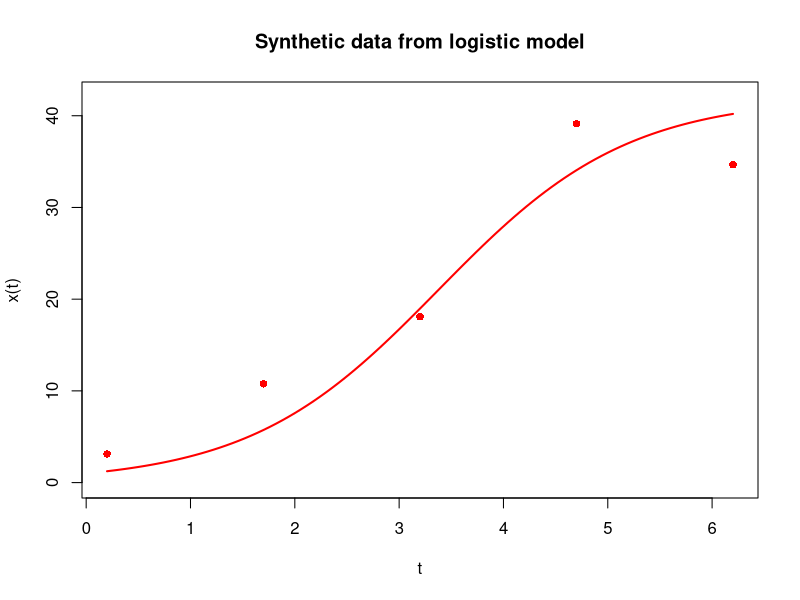
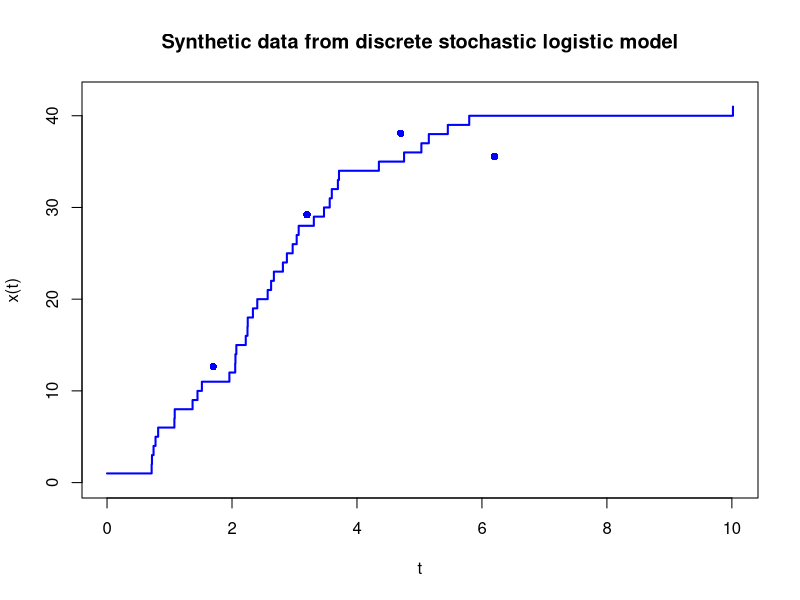
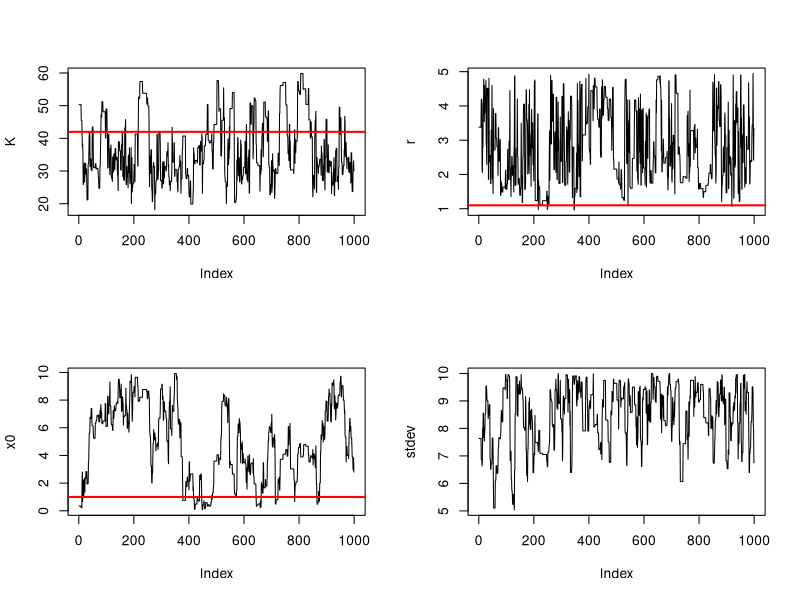

Reproduce these figures in R, in order. (Note: this script raises an error after producing the figures.)
library(MASS)
library(parallel)

set.seed(666)

# Analytic solution of logistic model of population dynamics
logistic = function(K,r,x0,t) (K*x0*exp(r*t))/(K+x0*(exp(r*t)-1))

#library(Rcpp)
#cppFunction('NumericVector logistic(float K, float r, float x0, NumericVector t){
#  NumericVector x = (K*x0*exp(r*t))/(K+x0*(exp(r*t)-1.0));
#  return x;
#}')

# Discrete stochastic simulation of logistic model adapted from http://lwlss.net/talks/discstoch/
simDSLogistic=function(K,r,N0){
  if(N0>=K) return(data.frame(t=c(0,Inf),c=c(N0,N0)))
  unifs=runif(K-N0)
  clist=(N0+1):K
  dts=-log(1-unifs)/(r*clist*(1-clist/K))
  return(data.frame(t=c(0,cumsum(dts)),c=c(N0,clist)))
}

# pfMLLik
# Particle filter for unbiased estimate of marginal likelihood (logged)
# Adapted from Stochastic Modelling for Systems Biology (3rd Ed.) by Darren Wilkinson

pfMLLik_gen = function (n, simx0, t0, stepFun, dataLik, data) {
  times = c(t0, as.numeric(rownames(data)))
  deltas = diff(times)
  return(function(th) {
    xmat = as.matrix(simx0(n, t0))
    ll = 0
    for (i in 1:length(deltas)) {
      xmat[] = apply(xmat[,drop=FALSE], 1, stepFun, t0 = times[i], deltat = deltas[i], th)
      lw = apply(xmat[,drop=FALSE], 1, dataLik, t = times[i + 1], y = data[i,], th)
      m = max(lw)
      rw = lw - m
      sw = exp(rw)
      ll = ll + m + log(mean(sw))
      rows = sample(1:n, n, replace = TRUE, prob = sw)
      xmat[] = xmat[rows,]
    }
    ll
  })
}

# Log likelihood calcuated directly from analytical solution (only possible because of simple model)
regularMLLik = function(dat){
  return(function(th)  sum(log(dnorm(dat$x,mean=logistic(th[["K"]],th[["r"]],th[["x0"]],as.numeric(rownames(dat))),sd=th[["stdev"]]))))
}

# Generate and visualise synthetic observations (and "true" dynamics) from logistic model
th = c(K=42,r=1.1,x0=1,stdev=2.5)

times = seq(0.2,7,1.5)
dat = data.frame(x = sapply(logistic(th[["K"]],th[["r"]],th[["x0"]],times),function(y) rnorm(1,y,th[["stdev"]])))
rownames(dat) = times

plot(dat$x~times,xlab="t",ylab="x(t)",main="Synthetic data from logistic model",ylim=c(0,th[["K"]]),pch=16,col="red")
newf = function(x) logistic(th[["K"]],th[["r"]],th[["x0"]],x)
curve(newf,from=min(times),to=max(times),col="red",lwd=2,add=TRUE)

# Generate and visualise synthetic observations (and "true" dynamics) from DSLM

dsl = simDSLogistic(th[["K"]],th[["r"]],th[["x0"]])
dsl_curve = approxfun(dsl$t,dsl$c,method="constant")
dat_dsl = data.frame(x = sapply(dsl_curve(times),function(y) rnorm(1,y,th[["stdev"]])))
rownames(dat_dsl)=times

plot(dsl$t,dsl$c,type="s",col="blue",lwd=2,xlab="t",ylab="x(t)",main="Synthetic data from discrete stochastic logistic model",ylim=c(0,th[["K"]]))
points(dat_dsl$x~times,pch=16,col="blue")

stepLogistic = function(x0, t0, deltat, th) logistic(th[["K"]],th[["r"]],th[["x0"]],deltat)

stepDSL = function(x0, t0, deltat, th){
  dsl = simDSLogistic(th[["K"]],th[["r"]],x0)
  if(deltat<=max(dsl$t)){
    dsl$c[which(dsl$t>deltat)[1]]
  }else{
    th[["K"]]
  }
}

simx0 = function(n, t0, th) rlnorm(n, meanlog=0,sdlog=2.5)
simx0 = function(n, t0, th) runif(n, 0, 1.5)
simx0 = function(n, t0, th) sample(1:4,n,replace=TRUE)

dataLik = function(x, t, y, th) sum(dnorm(y, x, th[["stdev"]],log=TRUE))

mLLik = pfMLLik_gen(100,simx0,0,stepLogistic,dataLik,dat_dsl)
#mLLik = regularMLLik(dat)
#mLLik = pfMLLik_gen(100,simx0,0,stepDSL,dataLik,dat_dsl)

priorlik = function(th){
  pK = dnorm(th[["K"]],mean=20,sd=20)
  pr = dnorm(th[["r"]],mean=2,sd=0.5)
  px0 = dlnorm(th[["x0"]],meanlog=0,sdlog=1.5)
  pstdev = dlnorm(th[["stdev"]],meanlog=0,sdlog=1)
  return(pK*pr*px0*pstdev)
}

priorlik = function(th){
  pK = dunif(th[["K"]],0,60)
  pr = dunif(th[["r"]],0,5)
  px0 = dunif(th[["x0"]],0,10)
  pstdev = dunif(th[["stdev"]],0,10)
  return(pK*pr*px0*pstdev)
}

failth = function(th) th[["K"]]<=0|th[["r"]]<=0|th[["x0"]]<=0|th[["stdev"]]<=0|th[["x0"]]>th[["K"]]

relprob = function(th){
  if(failth(th)){
   rprob = 0
  }else{
   rprob = exp(mLLik(th))*priorlik(th)
  }
  return(rprob)
}

nsamps = 10500
burnin = 500
ndim = 4

trajectory = matrix(0, nrow=nsamps, ncol = ndim)
trajectory[1,] = c(30,2.0,2,4)
colnames(trajectory)=c("K","r","x0","stdev")

nAccepted = 0
nRejected = 0

sd1 = 7.5; sd2 = 7.5; sd3 = 0.75; sd4 = 0.75
covarmat = matrix(c(sd1^2, 0,0,0,0,sd2^2,0,0,0,0,sd3^2,0,0,0,0,sd4^2), nrow=ndim, ncol=ndim)

for(stepno in 1:(nsamps-1)){
  thc = trajectory[stepno,]
  proposedjump = mvrnorm(1,mu=rep(0,ndim),Sigma = covarmat)
  probaccept = min(1, relprob(thc+proposedjump)/relprob(thc))
  if(runif(1) < probaccept){
    trajectory[stepno+1,] = thc+proposedjump
    if(stepno>burnin) nAccepted = nAccepted + 1
  }else{
    trajectory[stepno+1,] = thc
    if(stepno>burnin) nRejected = nRejected + 1
  }
}

accepted = trajectory[(burnin+1):dim(trajectory)[1],]

thinned = accepted[seq(1,dim(accepted)[1],length.out=1000),]

traceplot = function(param,chain) {
  plot(chain[,param],type="l",ylab=param)
  abline(h=th[[param]],col="red",lwd=2)
}

pRngs = list(
K = c(0,60),
r = c(0,3),
x0 = c(0,10),
stdev = c(0,10)
)

densplot = function(param,chain,pRngs) {
  plot(density(chain[,param]),type="l",xlab=param,main="",xlim=pRngs[[param]])
  pfunc = pfuncs[[param]]
  curve(pfunc,from=pRngs[[param]][1],to=pRngs[[param]][2],col="green",lwd=2,add=TRUE)
  abline(v=th[[param]],col="red",lwd=2)
}

pfuncs = c(
K = function(x) dnorm(x,mean=20,sd=20),
r = function(x) dnorm(x,mean=2,sd=1.5),
x0 = function(x) dlnorm(x,meanlog=0,sdlog=1.5),
stdev = function(x) dlnorm(x,meanlog=0,sdlog=1)
)

pfuncs = c(
K = function(x) dunif(x,0,60),
r = function(x) dunif(x,0,5),
x0 = function(x) dunif(x,0,10),
stdev = function(x) dunif(x,0,10)
)



op=par(mfrow=c(2,2))
sapply(c("K","r","x0","stdev"),traceplot,thinned)
par(op)

op=par(mfrow=c(2,2))
sapply(c("K","r","x0","stdev"),densplot,thinned)
par(op)
